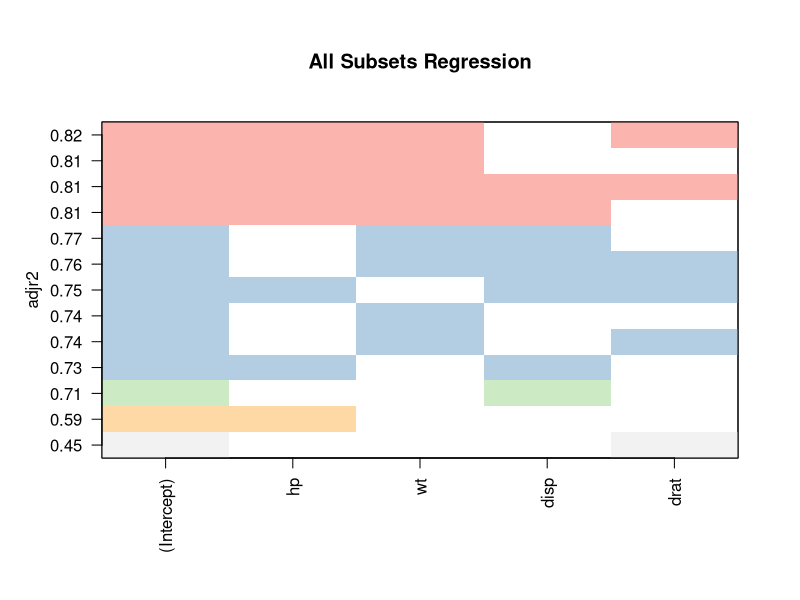

R code for this plot:
# select regression model
# 회귀모델의 선택은 모델의 예측정확도(predictive accuracy)와 간명도(parsimony)를 바탕으로 한다.
# 많은 변수를 사용해 모델을 만들면 적합도는 증가하나 일반화가 어렵다.

# anova 함수를 이용해 중첩모델(nested model)간의 적합도를 비교할 수 있다.

summary(mtcars)
str(mtcars)

mtcars.lm1 <- lm(mpg ~ hp + wt, data = mtcars)
mtcars.lm2 <- lm(mpg ~ hp + wt + disp + drat, data = mtcars)

anova(mtcars.lm1, mtcars.lm2)
# reduce model 이 더 좋은 것을 확인할 수 있다.
# 추가적으로 두 변수를 더 넣더라도 설명력에 유의미한 영향을 주지 않는다.

# AIC ----
# Akaike Information Criterion
# AIC가 낮은 값은 적은 개수의 파라미터로 적절한 적합도를 달성하고 있다는 의미
# AIC가 낮을수록 우수한 모델로 평가된다.

AIC(mtcars.lm1, mtcars.lm2)

# forward, backward, stepwise -----

mtcars.lm <- lm(mpg ~ hp + wt + disp + drat, data = mtcars)
step(mtcars.lm, direction = 'backward')

step(mtcars.lm, directions = 'both')

step(mtcars.lm, direction = 'forward')

# 변수선택법을 통해서 변수를 제거하는 방법이 효율적이지만 이 경우 역시 최적의 모델을 제공한다고 할 수는 없다.
# leaps 패키지의 regsubsets은 가능한 모든 회귀모델을 탐색하고 각 모델의 적합도를 계산한다.
# regsubsets ----

if (!require('leaps')) install.packages('leaps')

library(leaps)

# nbest=2라고 하면 한 개의 독립변수를 갖는 상위 두 개의 최적 모델, 두 개의 독립변수를 갖는 상위 두 개의 최적모델,...
# 이런식으로 4개의 변수를 갖는 모델까지 진행하게 된다. 
mtcars.regsubsets <- regsubsets(x=mpg ~ hp + wt + disp + drat, data=mtcars, nbest = 4)
mtcars.regsubsets

if (!require('RColorBrewer')) install.packages('RColorBrewer')
library(RColorBrewer)

plot(mtcars.regsubsets, scale = 'adjr2', col = brewer.pal(9, 'Pastel1'),
     main = 'All Subsets Regression')


names(summary(mtcars.regsubsets))
summary(mtcars.regsubsets)
# 어떤 변수를 사용했는지 사용했는지 나온다.

# 11번째의 adjr2 이 가장 크다.
summary(mtcars.regsubsets)$adjr2

which.max(summary(mtcars.regsubsets)$adjr2)

coef(mtcars.regsubsets, 11)
